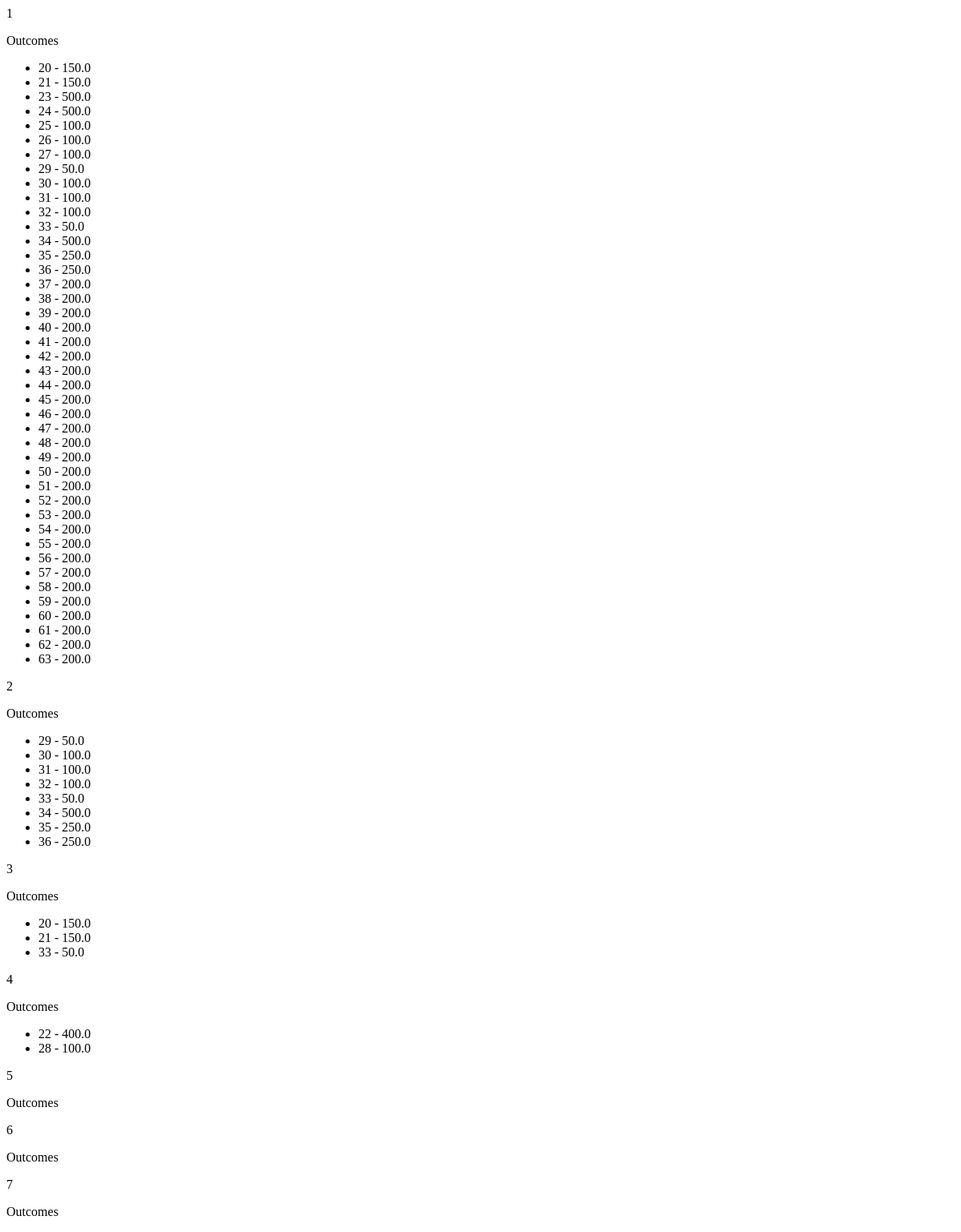
The app's page /test/, older data.
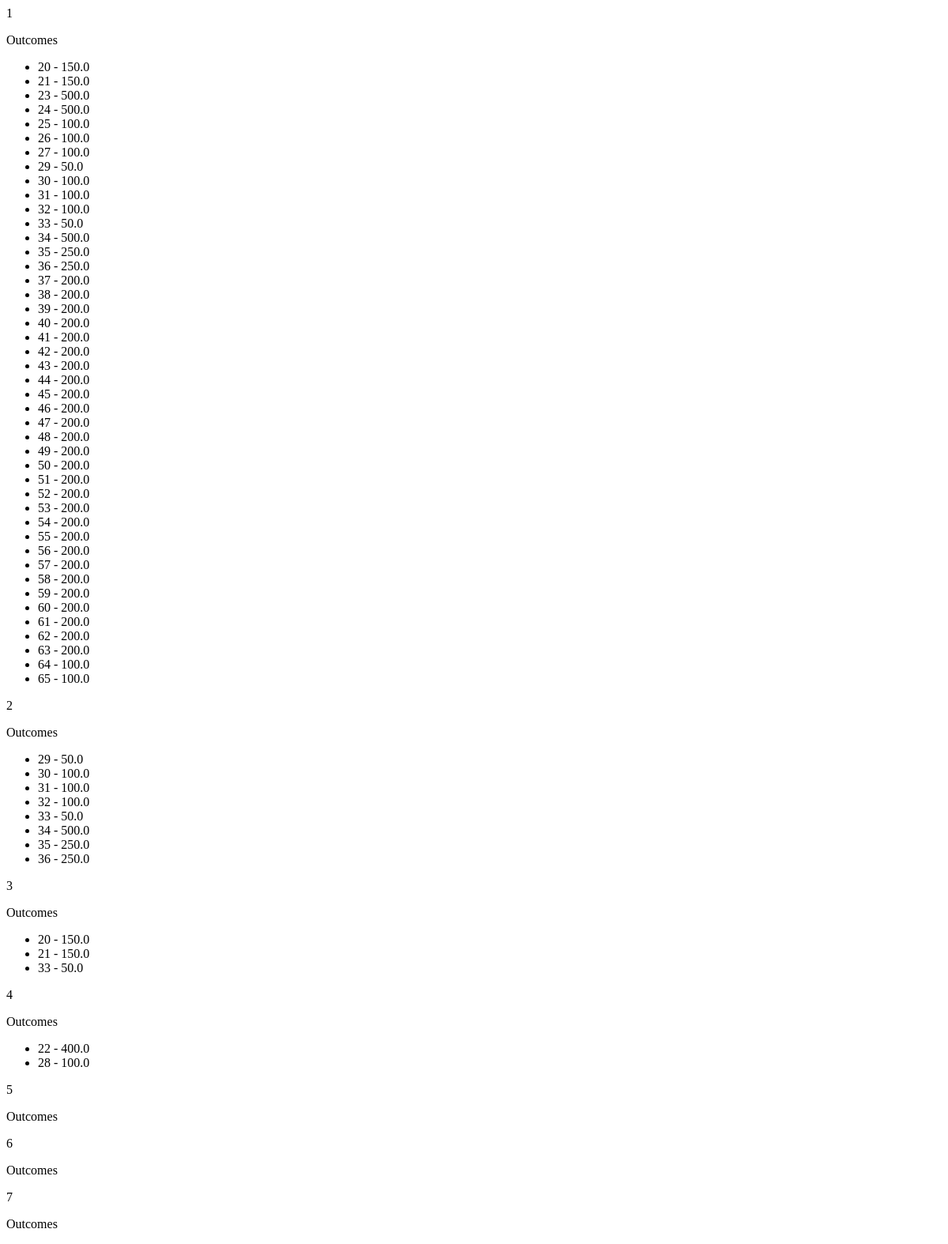
The same page, newer data.
### transactions/models.py (models this page shows, shortened)
class Account(models.Model):
    balance = models.FloatField(validators=[MinValueValidator(0)])
    user = models.ForeignKey(User, on_delete=models.PROTECT)
    created = models.DateTimeField(auto_now_add=True)
    transactions = models.ManyToManyField('self', through='Transaction')
    is_active = models.BooleanField(default=True)
    class Meta:
        verbose_name = 'Cчет'
        verbose_name_plural = 'Cчета'

class Transaction(models.Model):
    date_time = models.DateTimeField(auto_now_add=True)
    amount = models.FloatField(validators=[MinValueValidator(0)])
    from_accounts = models.ManyToManyField(Account, related_name='outcomes')
    to_account = models.ForeignKey(Account, on_delete=models.CASCADE, related_name='incomes')
    is_cancelled = models.BooleanField(default=False)
    class Meta:
        verbose_name = 'Транзакция'
        verbose_name_plural = 'Транзакции'

### transactions/views.py (the view)
# urls.py: path('test/', views.test, name='test'),
def test(request):
    account_list = Account.objects.prefetch_related(Prefetch('outcomes', Transaction.objects.annotate(outcome_amount=F('amount') / Count('from_accounts')))).all()
    return render(request, 'test.html', {'account_list': account_list})

### transactions/templates/test.html (shortened to what this page needs)
{% for account in account_list %}
    <p>{{ account.id }}</p>
    <p>Outcomes</p>
    <ul>
        {% for outcome in account.outcomes.all %}
            <li>{{ outcome.id }} - {{ outcome.outcome_amount }}</li>
        {% endfor %}
    </ul>
{% endfor %}

Row changes from the older to the newer data that the page shows:
added Transaction: id "64", outcome_amount "100.0", shown under Account id 1
added Transaction: id "65", outcome_amount "100.0", shown under Account id 1
